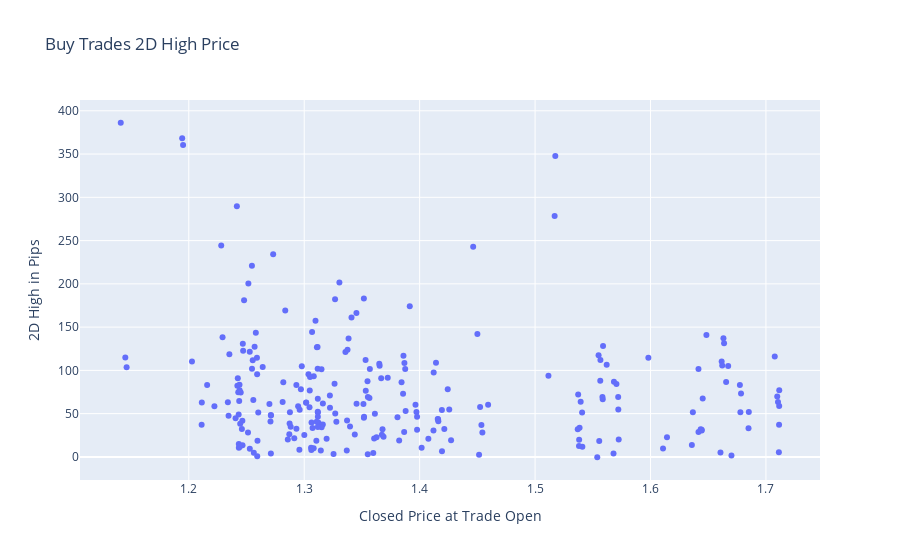

Notebook code for this chart:
### Code cell
#Visualize the high of buy trades 
fig = go.Figure(data=go.Scatter(
    x=buy_df['close'],  # Access the 'x' column
    y=buy_df['2D High in Pips'],  # Access the 'y' column
    mode='markers',
#     marker=dict(
#         size=10,
#         color=colors,  # Map colors from the 'color_column'
#         opacity=0.8
#     )
))

# Customize the layout
fig.update_layout(
    title="Buy Trades 2D High Price",
    xaxis_title="Closed Price at Trade Open",
    yaxis_title="2D High in Pips",
#     grid=True
)
fig.show()

### Figure 1 — Plotly figure (JSON) as saved in the notebook; plotly's stock layout.template omitted (floating-point values rounded to 4 significant figures; data arrays with more than 128 entries replaced by an {"elided": "..."} marker saying what was removed)
{"data": [{"mode": "markers", "type": "scatter", "x": {"elided": "239 float values"}, "y": {"elided": "239 float values"}}], "layout": {"title": {"text": "Buy Trades 2D High Price"}, "xaxis": {"title": {"text": "Closed Price at Trade Open"}}, "yaxis": {"title": {"text": "2D High in Pips"}}}}
